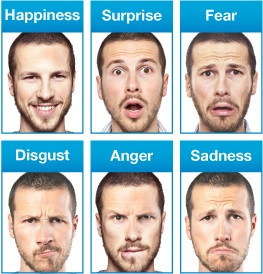
#> input picture sandbox/facerecog_scikit/facialexpression.jpg, 263 x 274 px, given in place of the camera
$ python test_fer.py
#> lines starting #> are read from the running program, lines starting #| are printed output that depends on the picture
import json
from time import time

import numpy as np
import cv2

from sklearn.model_selection import GridSearchCV
from sklearn.metrics import classification_report
from sklearn.metrics import confusion_matrix
from sklearn.decomposition import RandomizedPCA
from sklearn.decomposition import PCA
from sklearn.svm import SVC

detector = cv2.CascadeClassifier("cascade/haarcascade_frontalface_default.xml")

capture = cv2.VideoCapture(0)
face = None
status = True

while status:
    ret, frame = capture.read()
#> frame is the input picture: shape (274, 263, 3); mean B, G, R 185.3, 181.9, 165.6

    gray = cv2.cvtColor(frame, cv2.COLOR_BGR2GRAY)
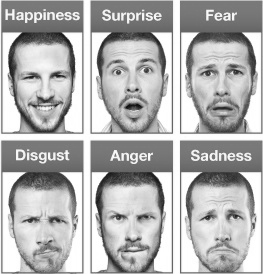
#> gray: shape (274, 263); min 11, max 255, mean 177.4
    faces = detector.detectMultiScale(
        gray,
        scaleFactor=1.5,
        minNeighbors=5,
        minSize=(50, 50),
        flags=cv2.CASCADE_SCALE_IMAGE
    )
#> faces = [[92, 39, 81, 81], [180, 42, 81, 81], [5, 45, 81, 81], [180, 185, 81, 81], [92, 187, 81, 81], [5, 189, 81, 81]]

    for (x, y, w, h) in faces:
        face = gray[y : (y + h), x : (x + w)]
        face = cv2.resize(face, (100, 100))
        print(face)
        status = False
#> this loop made 6 passes
#> (x, y) on passes 1 to 6: (92, 39), (180, 42), (5, 45), (180, 185), (92, 187), (5, 189)
#> (printed output is left out)
#> pass 1, `face = gray[y : (y + h), x : (x + w)]`:
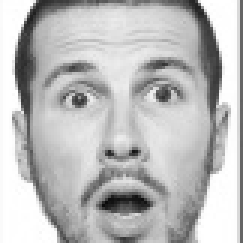
#> face: shape (81, 81) (shown 3 times larger); min 11, max 255, mean 187.3
#> pass 1, `face = cv2.resize(face, (100, 100))`:
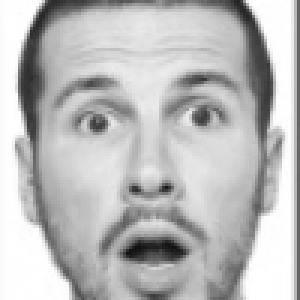
#> face: shape (100, 100) (shown 3 times larger); min 17, max 255, mean 187.2
#> pass 2, `face = gray[y : (y + h), x : (x + w)]`:
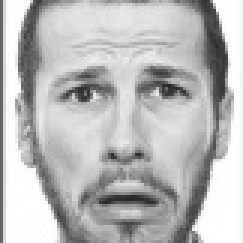
#> face: shape (81, 81) (shown 3 times larger); min 37, max 255, mean 185.9
#> pass 2, `face = cv2.resize(face, (100, 100))`:
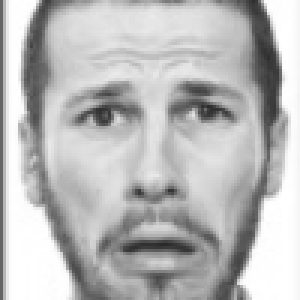
#> face: shape (100, 100) (shown 3 times larger); min 41, max 255, mean 185.7

capture.release()
cv2.destroyAllWindows()
'''
img = cv2.imread('tes2.jpeg', 0)

faces = detector.detectMultiScale(
    img,
    scaleFactor=1.5,
    minNeighbors=5,
    minSize=(50, 50),
    flags=cv2.CASCADE_SCALE_IMAGE
)

for (x, y, w, h) in faces:
    face = img[y : (y + h), x : (x + w)]
    face = cv2.resize(face, (30, 30))
'''
X_test = []
X_test.append(face.flatten())
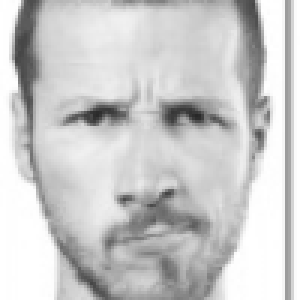
#> face: shape (100, 100) (shown 3 times larger); min 40, max 255, mean 202.3

with open('feature_dataset.json') as dataset:
#> (reads sandbox/facerecog_scikit/feature_dataset.json from the repository)
    jaffe_data = json.load(dataset)
    dataset.close()

X = np.asarray(jaffe_data['data'])
y = np.asarray(jaffe_data['target'])

n_samples = len(X)
n_features = len(X[0])
n_classes = len(jaffe_data['classes'])

print('y: ')
print(y)

target_names = ['HA', 'NE', 'SA', 'SU']
target_names = np.asarray(target_names)
print('target_names: ')
print(target_names)

print("Total dataset size:")
print("n_samples: %d" % n_samples)
print("n_features: %d" % n_features)
print("n_classes: %d" % n_classes)

X_train = X
y_train = y

# Compute a PCA (eigenface) on the face dataset
# n_components = 50
n_components = X_train.shape[0]

print("Extraction the top %d eigenfaces from %d faces" % (n_components, X_train.shape[0]))
t0 = time()
pca = PCA(svd_solver='randomized', n_components=n_components, whiten=True).fit(X_train)
print("done in %0.3fs" % (time() - t0))

#> (the run stopped early here; a loop or call above may not have finished)
